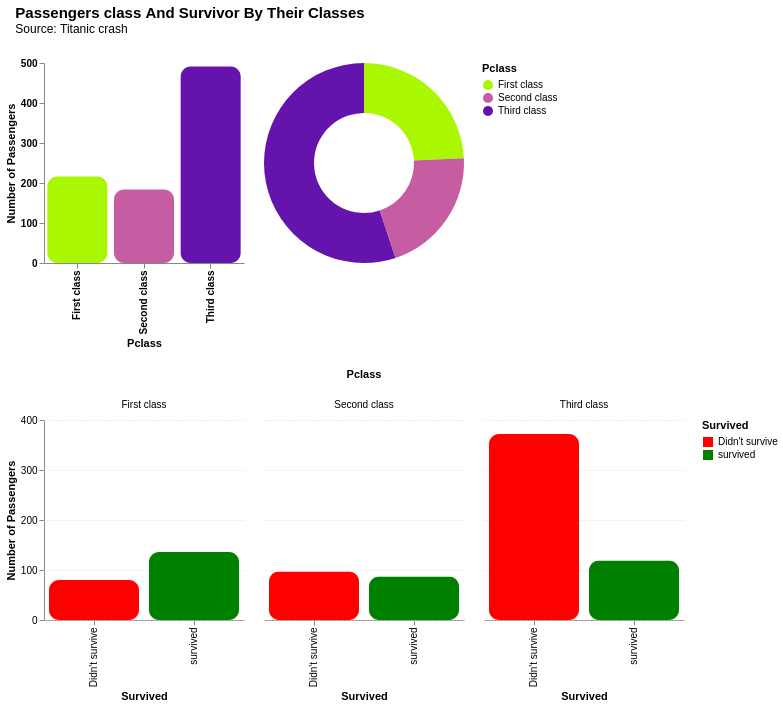

This figure's notebook cell:
### Code cell
graph.categorical_grouped_chart(
    PCLASS,
    TARGET_NAME,
    colors=PCLASS_COLORS,
    target_colors=SURVIVED_COLORS,
    title=title,
    subtitle=SUBTITLE,
)

### Figure 1 — Vega-Lite specification as saved in the notebook (floating-point values rounded to 4 significant figures; data arrays with more than 128 entries replaced by an {"elided": "..."} marker saying what was removed)
{"config": {"view": {"continuousWidth": 300, "continuousHeight": 300, "stroke": null}}, "vconcat": [{"hconcat": [{"layer": [{"mark": {"type": "bar", "cornerRadius": 10}, "encoding": {"color": {"field": "Pclass", "legend": {"orient": "right"}, "scale": {"range": ["#6414AD", "#C65DA2", "#AAF704"], "reverse": true}, "type": "nominal"}, "tooltip": [{"field": "Pclass", "title": "Pclass", "type": "nominal"}, {"aggregate": "count", "title": "Number of Passengers", "type": "quantitative"}], "x": {"axis": {"grid": false, "labelFontWeight": "bold"}, "field": "Pclass", "title": "Pclass", "type": "nominal"}, "y": {"aggregate": "count", "axis": {"grid": false, "labelFontWeight": "bold"}, "title": "Number of Passengers", "type": "quantitative"}}, "title": {"text": "", "fontSize": 18, "subtitle": "", "subtitleFontSize": 12}}, {"mark": {"type": "text", "align": "center", "baseline": "bottom", "color": "white", "dy": -5, "fontSize": 12, "fontWeight": "bold"}, "encoding": {"text": {"aggregate": "count", "type": "quantitative"}, "x": {"field": "Pclass", "type": "nominal"}, "y": {"aggregate": "count", "type": "quantitative"}}}], "data": {"name": "data-7e2e2df871dcfa73e855ccb0d8ecd2dd"}, "height": 200, "width": 200}, {"data": {"name": "data-f5f650c3e0e0bc689287c20aeb4369ec"}, "mark": {"type": "arc", "innerRadius": 50}, "encoding": {"color": {"field": "Pclass", "type": "nominal"}, "theta": {"field": "count", "type": "quantitative"}, "tooltip": [{"field": "Pclass", "type": "nominal"}, {"field": "count", "format": ".2f", "title": "Percentage (%)", "type": "quantitative"}]}, "height": 200, "width": 200}]}, {"data": {"name": "data-8c1cbe69e9612faa58312dc1c6c5963c"}, "mark": {"type": "bar", "cornerRadius": 10}, "encoding": {"color": {"field": "Survived", "legend": {"orient": "right"}, "scale": {"range": ["green", "red"], "reverse": true}, "type": "nominal"}, "column": {"field": "Pclass", "type": "nominal"}, "tooltip": [{"field": "Survived", "title": "Survived", "type": "nominal"}, {"field": "count", "title": "Number of Passengers", "type": "quantitative"}, {"field": "percent", "format": ".2f", "title": "Percentage (%)", "type": "quantitative"}], "x": {"field": "Survived", "title": "Survived", "type": "nominal"}, "y": {"axis": {"grid": true, "gridDash": [1, 2]}, "field": "count", "title": "Number of Passengers", "type": "quantitative"}}, "height": 200, "title": {"text": "", "fontSize": 18, "subtitle": "", "subtitleFontSize": 12}, "width": 200}], "resolve": {"scale": {"color": "independent"}}, "title": {"text": "Passengers class And Survivor By Their Classes", "dx": 10, "dy": -10, "fontSize": 15, "subtitle": "Source: Titanic crash"}, "$schema": "https://vega.github.io/schema/vega-lite/v5.20.1.json", "datasets": {"data-7e2e2df871dcfa73e855ccb0d8ecd2dd": {"elided": "891 records"}, "data-f5f650c3e0e0bc689287c20aeb4369ec": [{"Pclass": "Third class", "count": 55.11}, {"Pclass": "First class", "count": 24.24}, {"Pclass": "Second class", "count": 20.65}], "data-8c1cbe69e9612faa58312dc1c6c5963c": [{"Pclass": "First class", "Survived": "survived", "count": 136, "percent": 15.26}, {"Pclass": "First class", "Survived": "Didn't survive", "count": 80, "percent": 8.98}, {"Pclass": "Second class", "Survived": "Didn't survive", "count": 97, "percent": 10.89}, {"Pclass": "Second class", "Survived": "survived", "count": 87, "percent": 9.76}, {"Pclass": "Third class", "Survived": "Didn't survive", "count": 372, "percent": 41.75}, {"Pclass": "Third class", "Survived": "survived", "count": 119, "percent": 13.36}]}}
